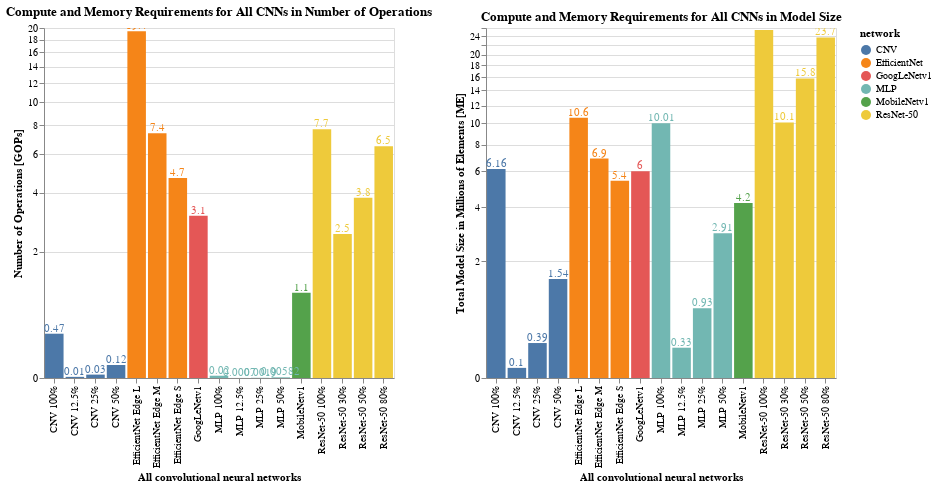

Here is the notebook cell this chart was saved with:
### Markdown cell above
We created bar charts to better illustrate compute and memory requirements for all CNNs from the previous table in an interactive and easy way.

### Code cell
#hide_input
%run scripts/altair_plots # sun the script which has the function to create the bar charts - if it hasn't been run yet
get_compute_memory_cnn_chart(csv_file= 'data/cnn_topologies_compute_memory_requirements.csv')

### Figure 1 — Vega-Lite specification as saved in the notebook (floating-point values rounded to 4 significant figures)
{"config": {"view": {"continuousWidth": 400, "continuousHeight": 300}}, "hconcat": [{"layer": [{"mark": "bar", "encoding": {"color": {"type": "nominal", "field": "network"}, "x": {"type": "nominal", "field": " ", "title": "All convolutional neural networks"}, "y": {"type": "quantitative", "field": "Total OPs", "scale": {"type": "symlog"}, "title": "Number of Operations [GOPs]"}}, "selection": {"selector001": {"type": "interval", "bind": "scales", "encodings": ["x", "y"]}}}, {"mark": {"type": "text", "dy": -5}, "encoding": {"color": {"type": "nominal", "field": "network"}, "text": {"type": "quantitative", "field": "Total OPs"}, "x": {"type": "nominal", "field": " ", "title": "All convolutional neural networks"}, "y": {"type": "quantitative", "field": "Total OPs", "scale": {"type": "symlog"}, "title": "Number of Operations [GOPs]"}}}], "height": 350, "title": "Compute and Memory Requirements for All CNNs in Number of Operations", "width": 350}, {"layer": [{"mark": "bar", "encoding": {"color": {"type": "nominal", "field": "network"}, "x": {"type": "nominal", "field": " ", "title": "All convolutional neural networks"}, "y": {"type": "quantitative", "field": "Total Model Size", "scale": {"type": "symlog"}, "title": "Total Model Size in Millions of Elements [ME]"}}, "selection": {"selector002": {"type": "interval", "bind": "scales", "encodings": ["x", "y"]}}}, {"mark": {"type": "text", "dy": -5}, "encoding": {"color": {"type": "nominal", "field": "network"}, "text": {"type": "quantitative", "field": "Total Model Size"}, "x": {"type": "nominal", "field": " ", "title": "All convolutional neural networks"}, "y": {"type": "quantitative", "field": "Total Model Size", "scale": {"type": "symlog"}, "title": "Total Model Size in Millions of Elements [ME]"}}}], "height": 350, "title": "Compute and Memory Requirements for All CNNs in Model Size", "width": 350}], "data": {"name": "data-38f32b45ebebcc44d6c6becf9d377948"}, "$schema": "https://vega.github.io/schema/vega-lite/v4.0.2.json", "datasets": {"data-38f32b45ebebcc44d6c6becf9d377948": [{" ": "GoogLeNetv1", "Total OPs": "3.1", "Total Model Size": "6", "OI (INT2)": "2093.97", "OI (INT4)": "1046.99", "OI (INT8)": "523.49", "OI (FP16)": "261.75", "OI (FP32)": "130.87", "network": "GoogLeNetv1"}, {" ": "MobileNetv1", "Total OPs": "1.1", "Total Model Size": "4.2", "OI (INT2)": "1075.47", "OI (INT4)": "537.74", "OI (INT8)": "268.87", "OI (FP16)": "134.43", "OI (FP32)": "67.22", "network": "MobileNetv1"}, {" ": "ResNet-50 100%", "Total OPs": "7.7", "Total Model Size": "25.5", "OI (INT2)": "1210.84", "OI (INT4)": "605.42", "OI (INT8)": "302.71", "OI (FP16)": "151.36", "OI (FP32)": "75.68", "network": "ResNet-50"}, {" ": "ResNet-50 80%", "Total OPs": "6.5", "Total Model Size": "23.7", "OI (INT2)": "1086.59", "OI (INT4)": "543.3", "OI (INT8)": "271.65", "OI (FP16)": "135.82", "OI (FP32)": "67.91", "network": "ResNet-50"}, {" ": "ResNet-50 50%", "Total OPs": "3.8", "Total Model Size": "15.8", "OI (INT2)": "949.85", "OI (INT4)": "474.93", "OI (INT8)": "237.46", "OI (FP16)": "118.73", "OI (FP32)": "59.37", "network": "ResNet-50"}, {" ": "ResNet-50 30%", "Total OPs": "2.5", "Total Model Size": "10.1", "OI (INT2)": "970.16", "OI (INT4)": "485.08", "OI (INT8)": "242.54", "OI (FP16)": "121.27", "OI (FP32)": "60.64", "network": "ResNet-50"}, {" ": "EfficientNet Edge S", "Total OPs": "4.7", "Total Model Size": "5.4", "OI (INT2)": "3481.48", "OI (INT4)": "1740.74", "OI (INT8)": "870.37", "OI (FP16)": "435.18", "OI (FP32)": "217.59", "network": "EfficientNet"}, {" ": "EfficientNet Edge M", "Total OPs": "7.4", "Total Model Size": "6.9", "OI (INT2)": "4289.86", "OI (INT4)": "2144.93", "OI (INT8)": "1072.46", "OI (FP16)": "536.23", "OI (FP32)": "268.12", "network": "EfficientNet"}, {" ": "EfficientNet Edge L", "Total OPs": "19.4", "Total Model Size": "10.6", "OI (INT2)": "7313.21", "OI (INT4)": "3656.6", "OI (INT8)": "1828.3", "OI (FP16)": "914.15", "OI (FP32)": "457.08", "network": "EfficientNet"}, {" ": "CNV 100%", "Total OPs": "0.47", "Total Model Size": "6.16", "OI (INT2)": "304.95", "OI (INT4)": "152.48", "OI (INT8)": "76.24", "OI (FP16)": "38.12", "OI (FP32)": "19.06", "network": "CNV"}, {" ": "CNV 50%", "Total OPs": "0.12", "Total Model Size": "1.54", "OI (INT2)": "308.32", "OI (INT4)": "154.16", "OI (INT8)": "77.08", "OI (FP16)": "38.54", "OI (FP32)": "19.27", "network": "CNV"}, {" ": "CNV 25%", "Total OPs": "0.03", "Total Model Size": "0.39", "OI (INT2)": "315.01", "OI (INT4)": "157.51", "OI (INT8)": "78.75", "OI (FP16)": "39.38", "OI (FP32)": "19.69", "network": "CNV"}, {" ": "CNV 12.5%", "Total OPs": "0.01", "Total Model Size": "0.1", "OI (INT2)": "332.61", "OI (INT4)": "166.3", "OI (INT8)": "83.15", "OI (FP16)": "41.58", "OI (FP32)": "20.79", "network": "CNV"}, {" ": "MLP 100%", "Total OPs": "0.02", "Total Model Size": "10.01", "OI (INT2)": "8", "OI (INT4)": "4", "OI (INT8)": "2", "OI (FP16)": "1", "OI (FP32)": "0.5", "network": "MLP"}, {" ": "MLP 50%", "Total OPs": "0.00582", "Total Model Size": "2.91", "OI (INT2)": "8", "OI (INT4)": "4", "OI (INT8)": "2", "OI (FP16)": "1", "OI (FP32)": "0.5", "network": "MLP"}, {" ": "MLP 25%", "Total OPs": "0.0019", "Total Model Size": "0.93", "OI (INT2)": "8", "OI (INT4)": "4", "OI (INT8)": "2", "OI (FP16)": "1", "OI (FP32)": "0.5", "network": "MLP"}, {" ": "MLP 12.5%", "Total OPs": "0.0007", "Total Model Size": "0.33", "OI (INT2)": "8", "OI (INT4)": "4", "OI (INT8)": "2", "OI (FP16)": "1", "OI (FP32)": "0.5", "network": "MLP"}]}}
